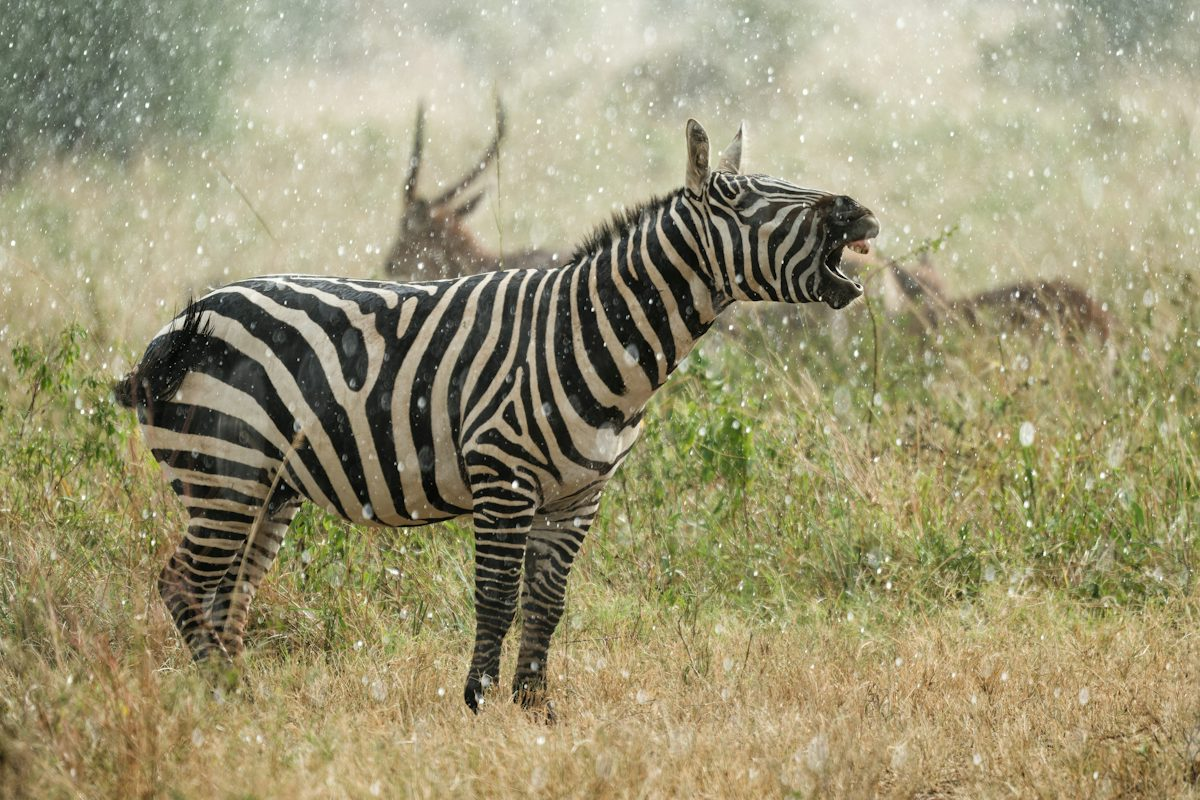
#> input picture Exp1input.jpg, 1200 x 800 px
$ python Exp12.py
#> lines starting #> are read from the running program, lines starting #| are printed output that depends on the picture
import cv2
from tkinter import Tk, filedialog

Tk().withdraw()
file_path = filedialog.askopenfilename(
    title="Select an Image",
    filetypes=[("Image Files", "*.jpg *.jpeg *.png *.bmp")]
)
#> the answer given: Exp1input.jpg

if not file_path:
    print("No image selected!")
    exit()

img = cv2.imread(file_path)
#> img is the input picture: shape (800, 1200, 3); mean B, G, R 115.6, 149.6, 155.9
if img is None:
    print("Error: Unable to load image!")
    exit()

rotated = cv2.rotate(img, cv2.ROTATE_90_COUNTERCLOCKWISE)
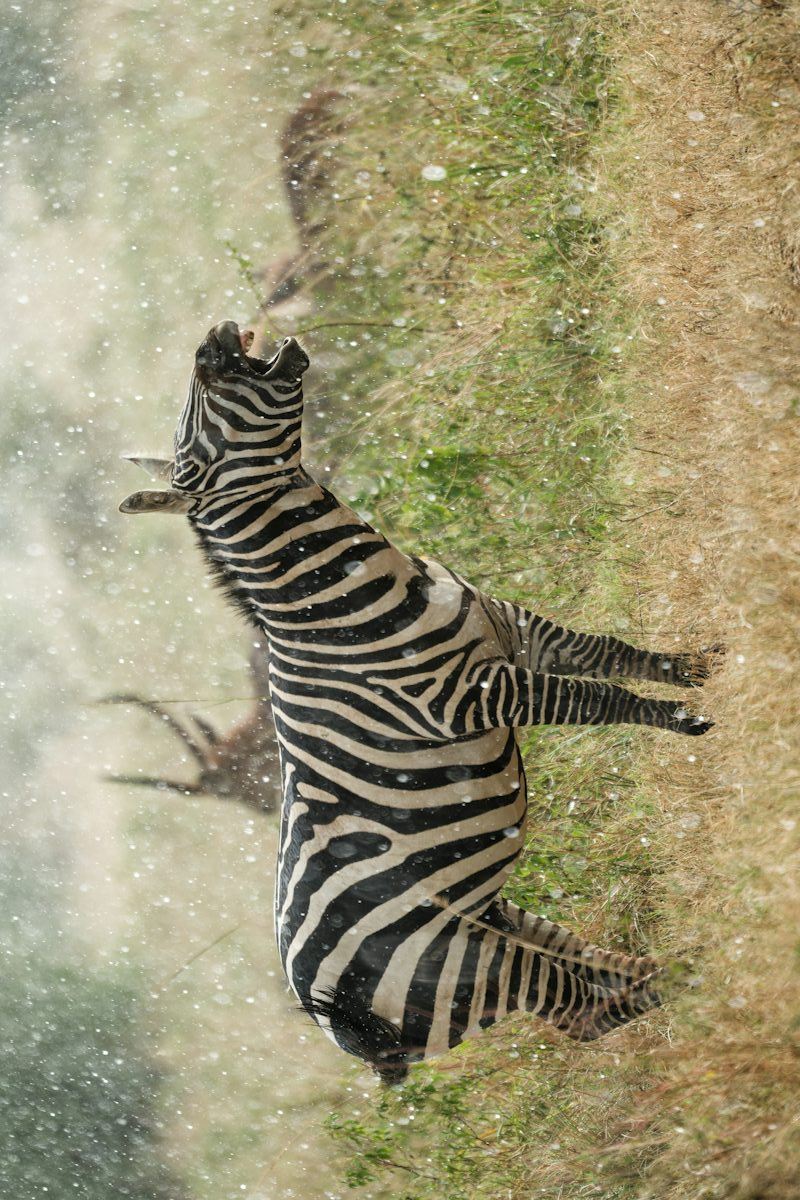
#> rotated: shape (1200, 800, 3); mean B, G, R 115.6, 149.6, 155.9

cv2.imshow("Original Image", img)
cv2.imshow("270 Degree Rotated Image", rotated)
cv2.waitKey(0)
cv2.destroyAllWindows()

$ run again, on Exp3input.jpg
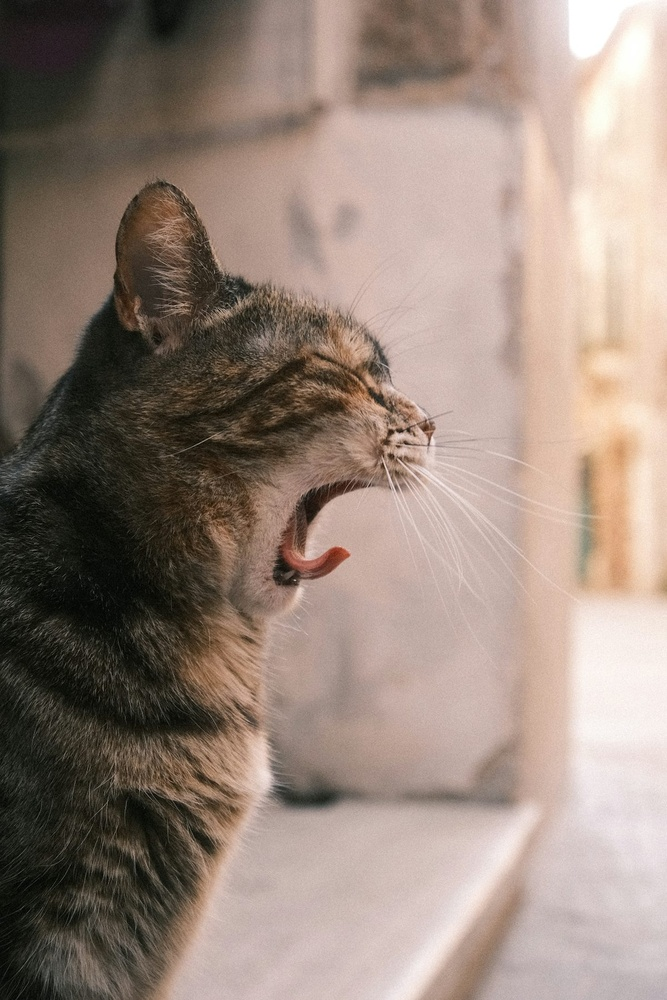
#> input picture Exp3input.jpg, 667 x 1000 px, shrunk from 1200 x 1800 before the run
#> img is the input picture: shape (1000, 667, 3); mean B, G, R 123, 133.8, 151
#> `rotated = cv2.rotate(img, cv2.ROTATE_90_COUNTERCLOCKWISE)`:
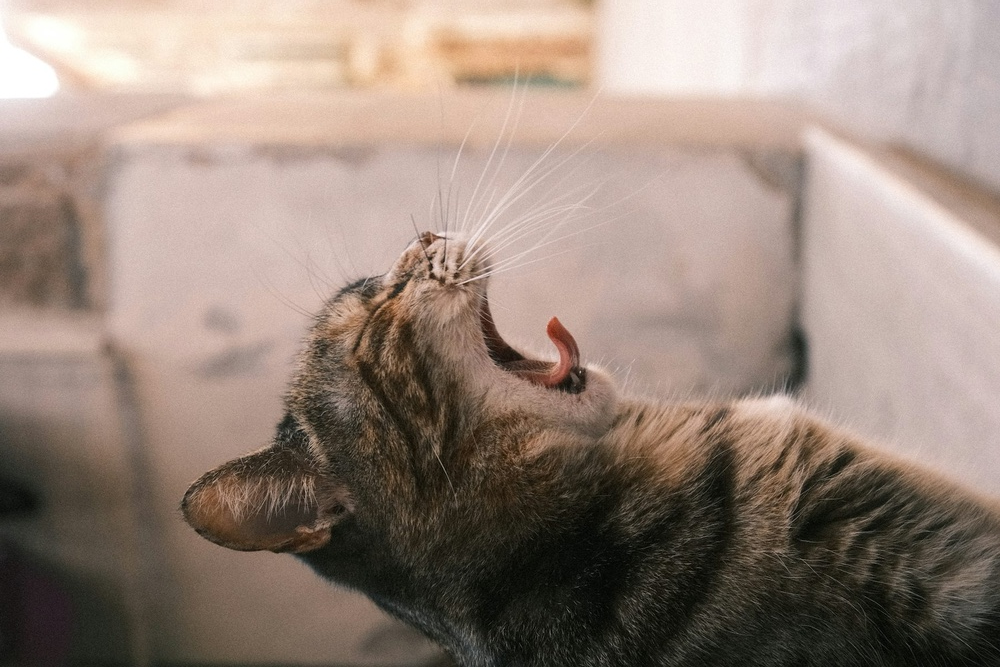
#> rotated: shape (667, 1000, 3); mean B, G, R 123, 133.8, 151

$ run again, on Exp4input.jpg
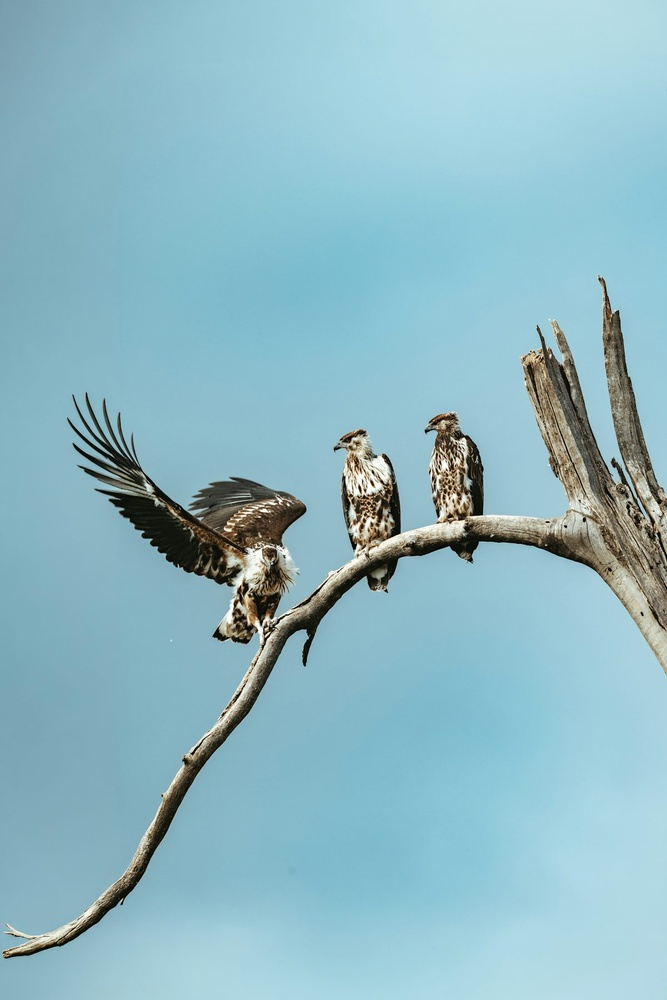
#> input picture Exp4input.jpg, 667 x 1000 px, shrunk from 1200 x 1800 before the run
#> img is the input picture: shape (1000, 667, 3); mean B, G, R 196, 184.6, 141.9
#> `rotated = cv2.rotate(img, cv2.ROTATE_90_COUNTERCLOCKWISE)`:
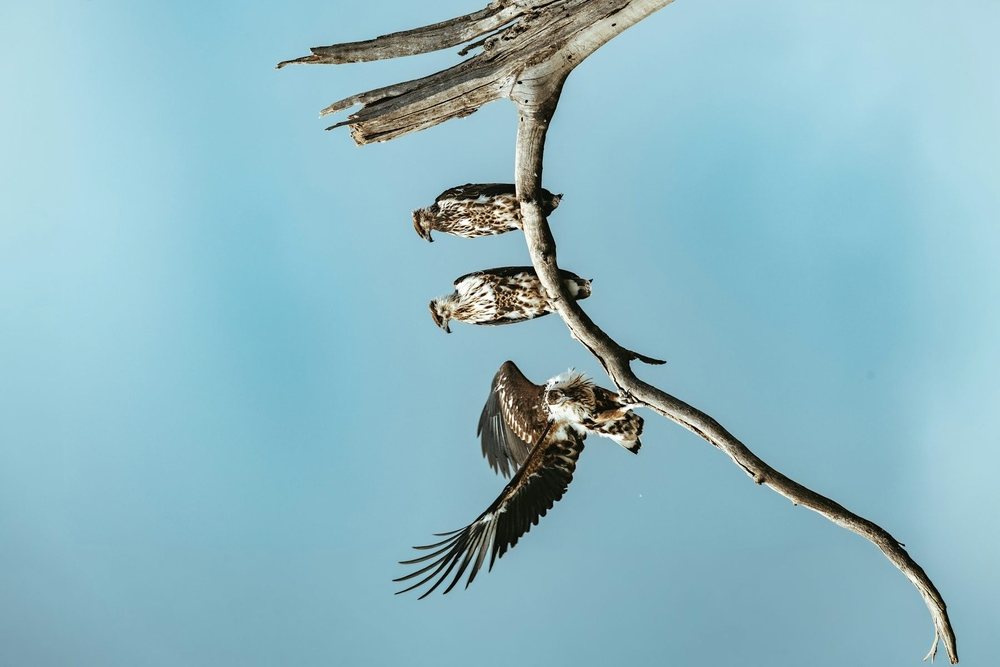
#> rotated: shape (667, 1000, 3); mean B, G, R 196, 184.6, 141.9

$ run again, on Exp5input.jpg
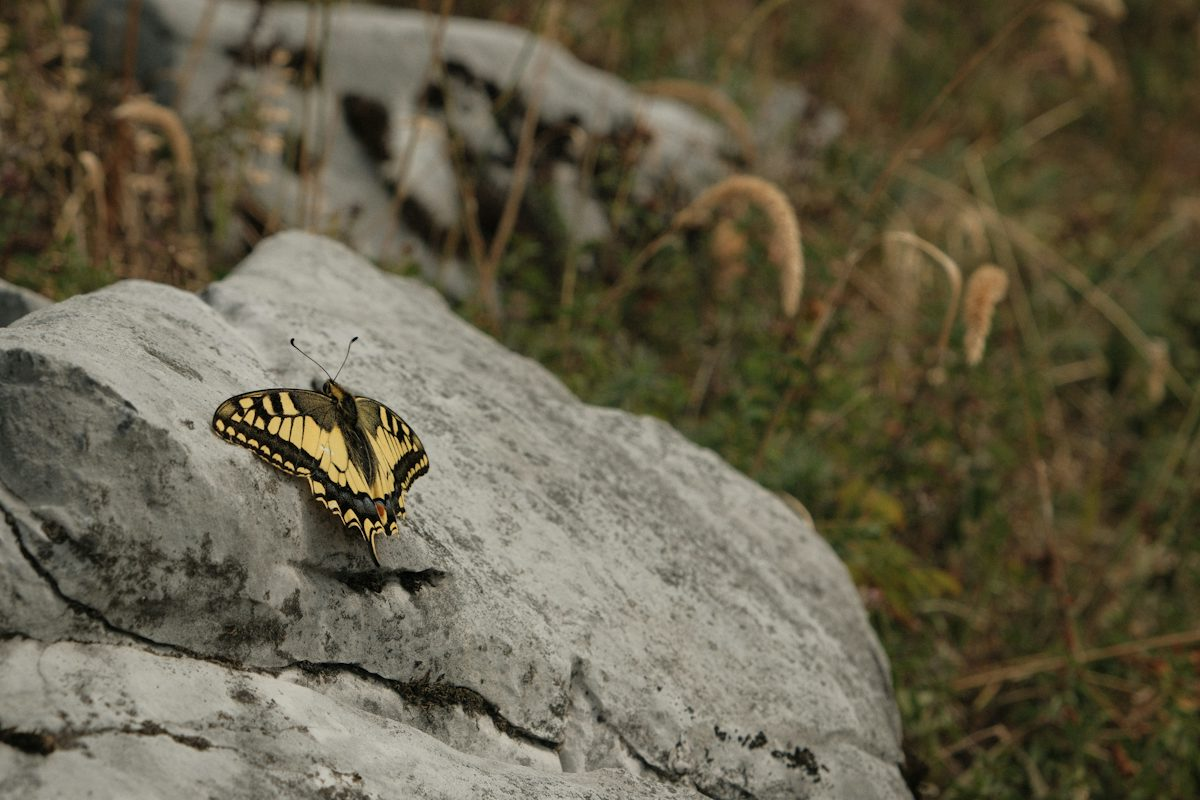
#> input picture Exp5input.jpg, 1200 x 800 px
#> img is the input picture: shape (800, 1200, 3); mean B, G, R 73.4, 94.2, 100.5
#> `rotated = cv2.rotate(img, cv2.ROTATE_90_COUNTERCLOCKWISE)`:
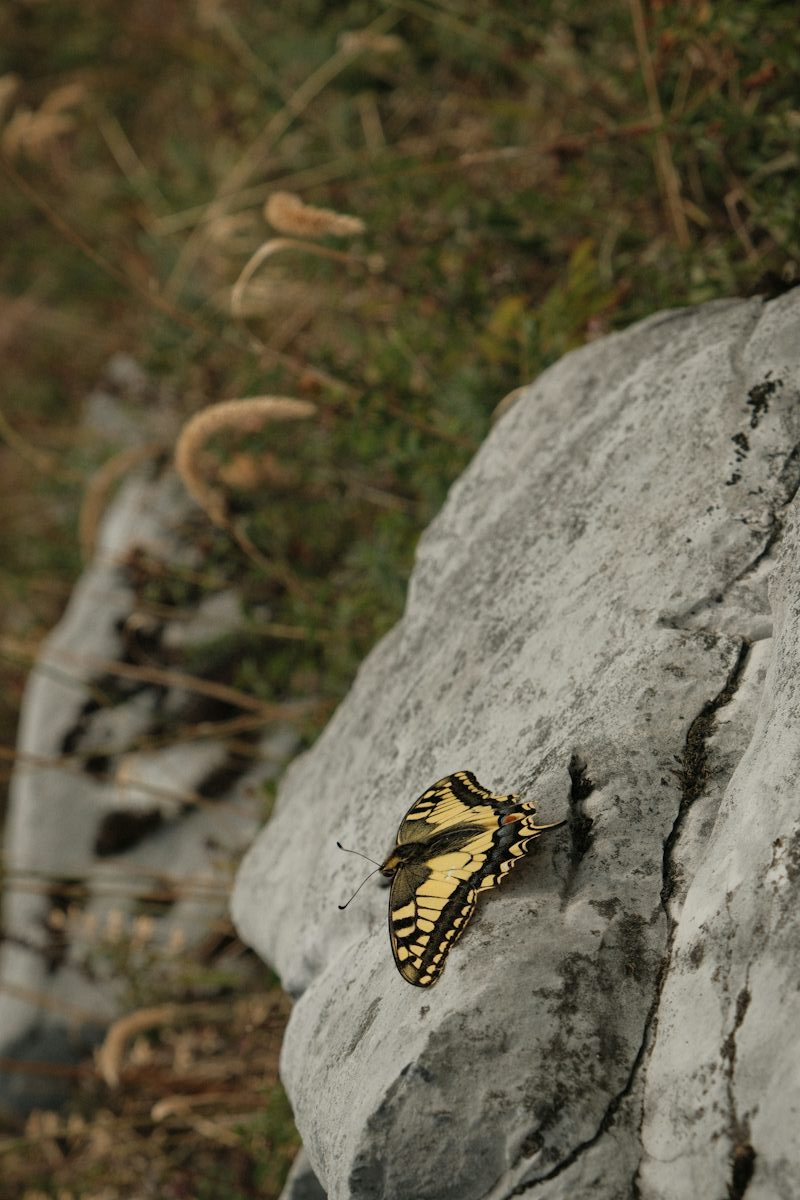
#> rotated: shape (1200, 800, 3); mean B, G, R 73.4, 94.2, 100.5
